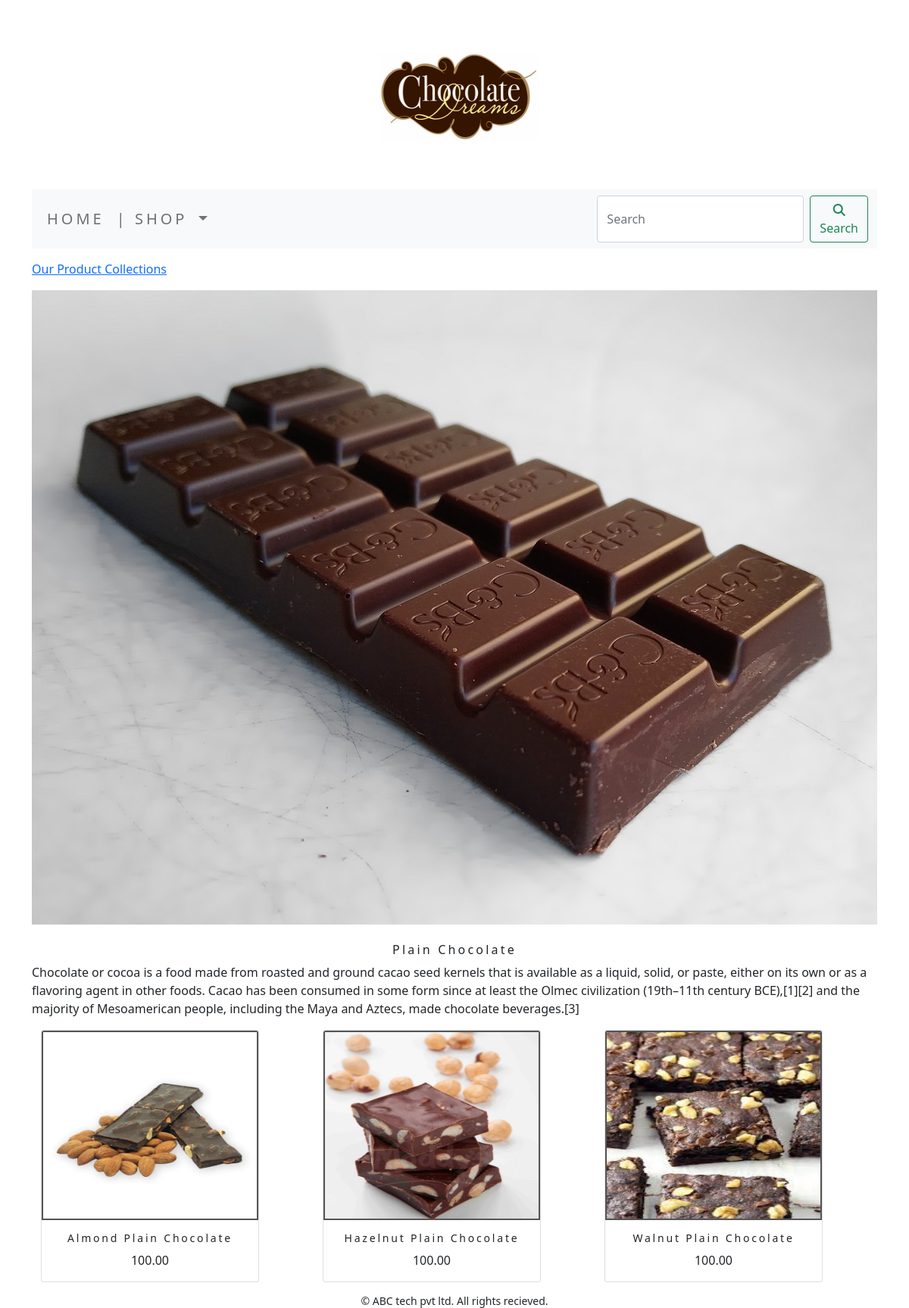
The app's page /ecommerce/plain-chocolate-mix/ with its own data.
### ecommerceapp/models.py (models this page shows, shortened)
class Category(models.Model):
    name = models.CharField(max_length=250,unique=True)
    slug = models.SlugField(max_length=250,unique=True)
    desc = models.TextField(blank=True)
    img = models.ImageField(upload_to='category',blank=True)
    class Meta:
        ordering = ('name',)
        verbose_name = 'category'
        verbose_name_plural = 'categories'
    def get_url(self):
        return reverse('shop:products_by_category', args=[self.slug])

class Product(models.Model):
    name = models.CharField(max_length=250,unique=True)
    slug = models.SlugField(max_length=250,unique=True)
    desc = models.TextField(blank=True)
    price = models.DecimalField(max_digits=10,decimal_places=2)
    category = models.ForeignKey(Category,on_delete=models.CASCADE)
    img = models.ImageField(upload_to='product',blank=True)
    stock = models.IntegerField()
    available = models.BooleanField(default=True)
    created = models.DateTimeField(auto_now_add=True)
    updated = models.DateTimeField(auto_now=True)
    def get_url(self):
        return reverse('shop:proCatdetail',args=[self.category.slug, self.slug])
    class Meta:
        ordering = ('name',)
        verbose_name = 'product'
        verbose_name_plural = 'products'

### ecommerceapp/views.py (the view)
# urls.py: path('',views.allProdCat,name='allProdCat'),
def allProdCat(request,c_slug=None):
    c_page=None
    products_list=None
    if c_slug!=None:
        c_page=get_object_or_404(Category,slug=c_slug)
        products_list=Product.objects.all().filter(category=c_page,available=True)
    else:
        products_list=Product.objects.all().filter(available=True)
    paginator=Paginator(products_list,6)
    try:
        page=int(request.GET.get('page','1'))
    except:
        page=1
    try:
        products=paginator.page(page)
    except (EmptyPage,InvalidPage):
        products=paginator.page(Paginator.num_pages)
    return render(request,'category.html',{'category':c_page,'products':products})

### cart/context_processors.py (called while the page is built)
def counter(request):
    item_count=0
    if 'admin' in request.path:
        return {}
    else:
        try:
            cart=Cart.objects.filter(cart_id=_cart_id(request))
            cart_items=CartItem.objects.all().filter(cart=cart[:1])
            for cart_item in cart_items:
                item_count += cart_item.quantity
        except Cart.DoesNotExist:
            item_count=0
    return dict(item_count=item_count)

### cart/views.py (called while the page is built)
def _cart_id(request):
    cart=request.session.session_key
    if not cart:
        cart=request.session.create()
    return cart

### ecommerceapp/context_processors.py (called while the page is built)
def menu_links(request):
    links = Category.objects.all()
    return dict(links=links)

### templates/category.html (shortened to what this page needs)
{% extends 'base.html' %}
{% load static %}
{% block content %}
  {% if category %}
      <div>
        <div class="row  my_row_class">
            <div class="mx-auto">
                <p><a href = "{% url 'shop:allProdCat' %}"> Our Product Collections</a> </p>
            </div>
          </div>
      </div>
  {% endif %}
<div class="mx_auto">
  {% if category %}
  <img class="my_image" src="{{category.img.url}}" alt="{{category.name}}">
</div>
  <br>
<div>
  <h1 class="text-center my_title" >{{category.name}}</h1>
  <p class="text-justify">  {{category.desc}}</p>
</div>
    {% endif %}
<div>
  <div class="container">
      <div class="row mx_auto">
      {% for product in products.object_list %}
      <div class="my_bottom_margin col-9 col-sm-12 col-md-4 xol-lg-4">
          <div class="card text-center" style="width: 18rem;">
          <a href="{{product.get_url}}"> <img class="card-img-top" src="{{product.img.url}}" alt="{{product.name}}" width=250px height=250px style="border: 2px solid #555;"> </a>
        <div class="card-body">
          <h4 class="card-title">{{product.name}}</h4>
          <p class="card-text">{{product.price}}</p>
        </div>
        </div>
      </div>
      {% endfor %}
    </div>
      <br>
  </div>
</div>
{% endblock %}

### static/css/custom.css (style rules this page uses)
body { font-family: 'Fuggles', cursive; }
.my_row_class { padding-top : 15px; }
.my_image { width:100%; height:auto; }
.my_title { font-size: 16px; text_transform:uppercase; letter-spacing:.2em; }
.my_bottom_margin { margin-bottom:10px; }
.card-body h4 { font-size: 14px; text_transform:uppercase; letter-spacing:.2em; }

### records on screen
Category: img (picture), name "Plain Chocolate", desc "Chocolate or cocoa is a food made from roasted and ground cacao seed kernels that is available as a liquid, solid, or paste, either on its own or as a flavoring agent in other foods. Cacao has been consumed in some form since at least the Olmec civilization (19th–11th century BCE),[1][2] and the majority of Mesoamerican people, including the Maya and Aztecs, made chocolate beverages.[3]"
Product: img (picture), name "Almond Plain Chocolate", price "100.00"
Product: img (picture), name "Hazelnut Plain Chocolate", price "100.00"
Product: img (picture), name "Walnut Plain Chocolate", price "100.00"
